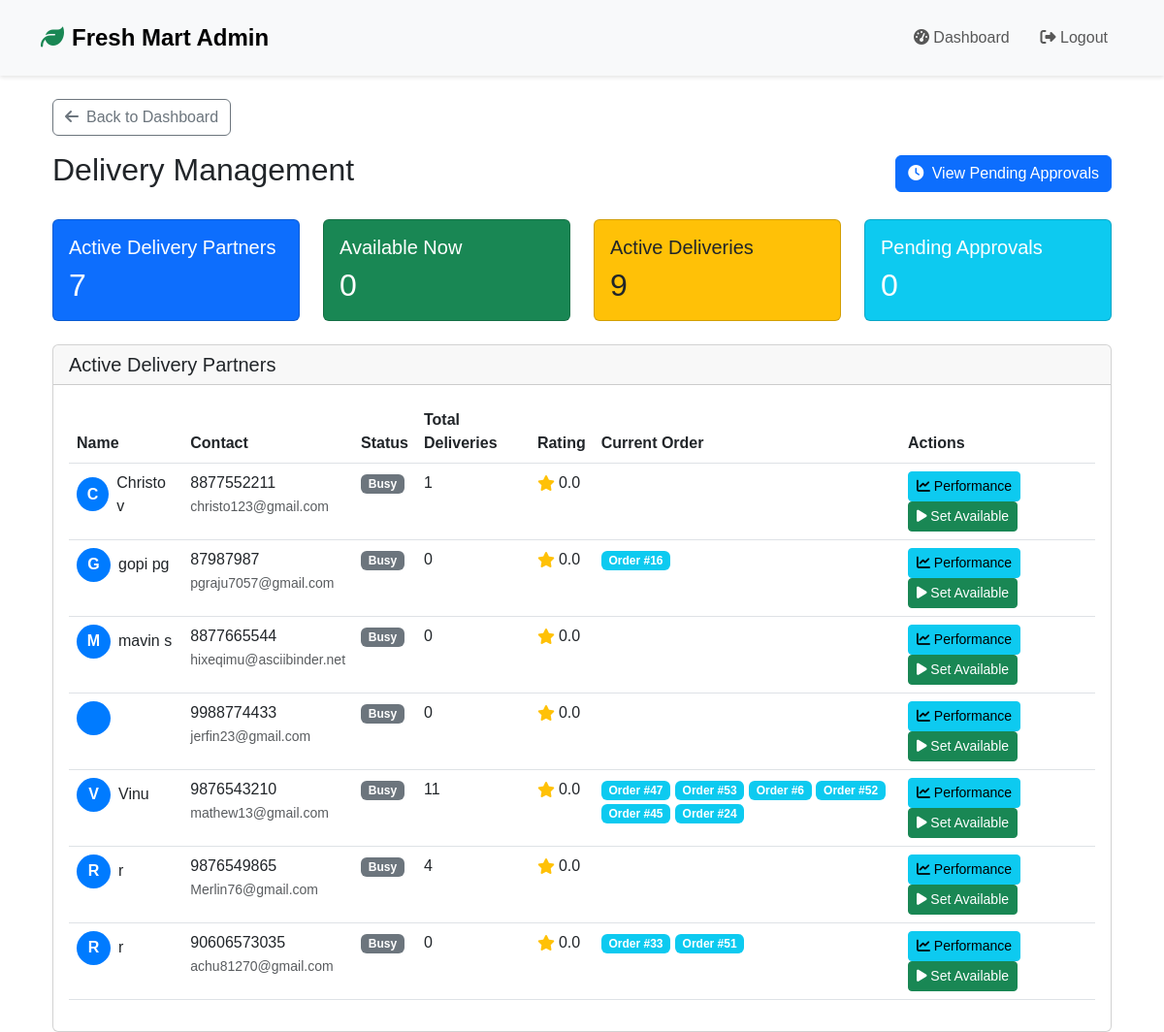
Screenshot of /store-admin/delivery/ (signed in) with the database file from the repository.
### store/models.py (models this page shows, shortened)
class DeliveryBoy(models.Model):
    user = models.OneToOneField(User, on_delete=models.CASCADE)
    name = models.CharField(max_length=100)
    phone = models.CharField(max_length=15)
    address = models.TextField()
    is_available = models.BooleanField(default=True)
    is_approved = models.BooleanField(default=False)
    is_rejected = models.BooleanField(default=False)
    created_at = models.DateTimeField(auto_now_add=True)
    total_deliveries = models.IntegerField(default=0)
    avg_rating = models.DecimalField(max_digits=3, decimal_places=2, default=0.00)
    vehicle_number = models.CharField(max_length=20, blank=True)
    vehicle_type = models.CharField(max_length=50, blank=True)
    id_proof = models.FileField(upload_to='delivery_boy_docs/', blank=True)

class DeliveryAssignment(models.Model):
    STATUS_CHOICES = [
        ('assigned', 'Assigned'),
        ('picked_up', 'Picked Up'),
        ('in_transit', 'In Transit'),
        ('delivered', 'Delivered'),
        ('failed', 'Failed')
    ]
    order = models.OneToOneField(Order, on_delete=models.CASCADE, related_name='delivery_assignment')
    delivery_boy = models.ForeignKey(DeliveryBoy, on_delete=models.SET_NULL, null=True, related_name='assignments')
    status = models.CharField(max_length=20, choices=STATUS_CHOICES, default='assigned')
    assigned_at = models.DateTimeField(auto_now_add=True)
    picked_up_at = models.DateTimeField(null=True, blank=True)
    delivered_at = models.DateTimeField(null=True, blank=True)
    delivery_notes = models.TextField(blank=True)
    rating = models.IntegerField(null=True, blank=True, choices=[
        (1, '1 Star'),
        (2, '2 Stars'),
        (3, '3 Stars'),
        (4, '4 Stars'),
        (5, '5 Stars')
    ])

class Order(models.Model):
    STATUS_CHOICES = [
        ('pending', 'Pending'),
        ('processing', 'Processing'),
        ('shipped', 'Shipped'),
        ('delivered', 'Delivered'),
        ('cancelled', 'Cancelled')
    ]
    PAYMENT_CHOICES = [
        ('cod', 'Cash on Delivery'),
        ('card', 'Credit/Debit Card'),
        ('upi', 'UPI'),
        ('wallet', 'Digital Wallet')
    ]
    user = models.ForeignKey(User, on_delete=models.CASCADE)
    name = models.CharField(max_length=100)
    email = models.EmailField()
    phone = models.CharField(max_length=15)
    address = models.TextField()
    city = models.CharField(max_length=100)
    postal_code = models.CharField(max_length=10)
    payment_method = models.CharField(max_length=20, choices=PAYMENT_CHOICES, default='cod')
    payment_status = models.CharField(max_length=20, default='pending')
    total_amount = models.DecimalField(max_digits=10, decimal_places=2)
    status = models.CharField(max_length=20, choices=STATUS_CHOICES, default='pending')
    tracking_number = models.CharField(max_length=50, blank=True, null=True)
    estimated_delivery = models.DateTimeField(null=True, blank=True)
    stripe_charge_id = models.CharField(max_length=100, blank=True, null=True)
    created_at = models.DateTimeField(auto_now_add=True)
    updated_at = models.DateTimeField(auto_now=True)

### store/admin_delivery_views.py (the view)
# urls.py: path('store-admin/delivery/', admin_delivery_views.admin_delivery_management, name='admin_delivery_management'),
@admin_required
def admin_delivery_management(request):
    view_type = request.GET.get('view', 'active')
    if view_type == 'pending':
        delivery_boys = DeliveryBoy.objects.filter(is_approved=False, is_rejected=False).order_by('-created_at')
    else:
        delivery_boys = DeliveryBoy.objects.filter(is_approved=True).order_by('-created_at')
    pending_delivery_boys = DeliveryBoy.objects.filter(is_approved=False, is_rejected=False)
    active_deliveries = DeliveryAssignment.objects.filter(
        status__in=['assigned', 'picked_up', 'in_transit']
    ).select_related('order', 'delivery_boy')
    context = {
        'delivery_boys': delivery_boys,
        'pending_delivery_boys': pending_delivery_boys,
        'active_deliveries': active_deliveries,
        'view': view_type
    }
    return render(request, 'store/admin/delivery_management.html', context)

### store/context_processors.py (called while the page is built)
def admin_context(request):
    context = {}
    if request.user.is_authenticated and request.user.is_staff:
        context['pending_products_count'] = Product.objects.filter(approval_status='pending').count()
    return context

### store/templates/store/admin/delivery_management.html (shortened to what this page needs)
{% extends 'store/admin/base_admin.html' %}
{% load static %}
{% block content %}
<div class="container-fluid mt-4">
    <div class="mb-3">
        <a href="{% url 'admin_dashboard' %}" class="btn btn-outline-secondary">
            <i class="fas fa-arrow-left me-2"></i>Back to Dashboard
        </a>
    </div>
    <div class="d-flex justify-content-between align-items-center mb-4">
        <h2>{% if view == 'pending' %}Pending Approvals{% else %}Delivery Management{% endif %}</h2>
        <div>
            {% if view == 'pending' %}
                <a href="{% url 'admin_delivery_management' %}" class="btn btn-outline-primary">
                    <i class="fas fa-list me-1"></i> View Active Delivery Boys
                </a>
            {% else %}
                <a href="{% url 'admin_delivery_management' %}?view=pending" class="btn btn-primary">
                    <i class="fas fa-clock me-1"></i> View Pending Approvals
                </a>
            {% endif %}
        </div>
    </div>
    {% if view != 'pending' %}
    <div class="row mb-4">
        <div class="col-md-3">
            <div class="card bg-primary text-white">
                <div class="card-body">
                    <h5 class="card-title">Active Delivery Partners</h5>
                    <h2 class="mb-0">{{ delivery_boys.count }}</h2>
                </div>
            </div>
        </div>
        <div class="col-md-3">
            <div class="card bg-success text-white">
                <div class="card-body">
                    <h5 class="card-title">Available Now</h5>
                    <h2 class="mb-0">
                    {% with available_count=0 %}
                    {{ available_count }}
                    {% endwith %}
                    </h2>
                </div>
            </div>
        </div>
        <div class="col-md-3">
            <div class="card bg-warning text-dark">
                <div class="card-body">
                    <h5 class="card-title">Active Deliveries</h5>
                    <h2 class="mb-0">{{ active_deliveries.count }}</h2>
                </div>
            </div>
        </div>
        <div class="col-md-3">
            <div class="card bg-info text-white">
                <div class="card-body">
                    <h5 class="card-title">Pending Approvals</h5>
                    <h2 class="mb-0">{{ pending_delivery_boys.count }}</h2>
                </div>
            </div>
        </div>
    </div>
    {% endif %}
    <div class="card">
        <div class="card-header">
            <h5 class="card-title mb-0">{% if view == 'pending' %}Pending Approvals{% else %}Active Delivery Partners{% endif %}</h5>
        </div>
        <div class="card-body">
            {% if delivery_boys %}
            <div class="table-responsive">
                <table class="table table-hover">
                    <thead>
                        <tr>
                            <th>Name</th>
                            <th>Contact</th>
                            {% if view != 'pending' %}
                            <th>Status</th>
                            <th>Total Deliveries</th>
                            <th>Rating</th>
                            <th>Current Order</th>
                            {% else %}
                            <th>Registration Date</th>
                            {% endif %}
                            <th>Actions</th>
                        </tr>
                    </thead>
                    <tbody>
                        {% for delivery_boy in delivery_boys %}
                        <tr>
                            <td>
                                <div class="d-flex align-items-center">
                                    <div class="avatar-circle me-2">
                                        {{ delivery_boy.name|make_list|first|upper }}
                                    </div>
                                    {{ delivery_boy.name }}
                                </div>
                            </td>
                            <td>
                                <div>{{ delivery_boy.phone }}</div>
                                <small class="text-muted">{{ delivery_boy.user.email }}</small>
                            </td>
                            {% if view != 'pending' %}
                            <td>
                                <span class="badge {% if delivery_boy.is_available %}bg-success{% else %}bg-secondary{% endif %}">
                                    {% if delivery_boy.is_available %}Available{% else %}Busy{% endif %}
                                </span>
                            </td>
                            <td>{{ delivery_boy.total_deliveries|default:0 }}</td>
                            <td>
                                <div class="d-flex align-items-center">
                                    <i class="fas fa-star text-warning me-1"></i>
                                    {{ delivery_boy.avg_rating|default:"0.0" }}
                                </div>
                            </td>
                            <td>
                                {% for assignment in active_deliveries %}
                                    {% if assignment.delivery_boy == delivery_boy %}
                                        <span class="badge bg-info">Order #{{ assignment.order.id }}</span>
                                    {% endif %}
                                {% endfor %}
                            </td>
                            {% else %}
                            <td>{{ delivery_boy.created_at|date:"M d, Y" }}</td>
                            {% endif %}
                            <td>
                                {% if view == 'pending' %}
                                <button class="btn btn-sm btn-success me-1" onclick="approveDeliveryBoy('{{ delivery_boy.id }}')">
                                    <i class="fas fa-check"></i> Approve
                                </button>
                                <button class="btn btn-sm btn-danger" onclick="rejectDeliveryBoy('{{ delivery_boy.id }}')">
                                    <i class="fas fa-times"></i> Reject
                                </button>
                                {% else %}
                                <a href="{% url 'delivery_boy_performance' delivery_boy.id %}" class="btn btn-sm btn-info me-1">
                                    <i class="fas fa-chart-line"></i> Performance
                                </a>
                                <button class="btn btn-sm {% if delivery_boy.is_available %}btn-secondary{% else %}btn-success{% endif %}"
                                        onclick="toggleAvailability('{{ delivery_boy.id }}', {% if delivery_boy.is_available %}false{% else %}true{% endif %})">
                                    <i class="fas {% if delivery_boy.is_available %}fa-pause{% else %}fa-play{% endif %}"></i>
                                    {% if delivery_boy.is_available %}Set Busy{% else %}Set Available{% endif %}
                                </button>
                                {% endif %}
                            </td>
                        </tr>
                        {% endfor %}
                    </tbody>
                </table>
            </div>
            {% else %}
            <div class="text-center py-4">
                <i class="fas {% if view == 'pending' %}fa-clock{% else %}fa-users{% endif %} fa-3x text-muted mb-3"></i>
                <h5>No {% if view == 'pending' %}pending approvals{% else %}active delivery partners{% endif %} found</h5>
            </div>
            {% endif %}
        </div>
    </div>
</div>
{% endblock %}

### static/css/style.css (style rules this page uses)
:root { --primary-color: #00b761; --secondary-color: #009951; --dark-color: #1a1a1a; --light-color: #f8f9fa; --transition: all 0.3s ease; }
body { font-family: 'Poppins', sans-serif; overflow-x: hidden; }

### store/templates/store/admin/delivery_management.html (style rules this page uses)
.avatar-circle { width: 35px; height: 35px; background-color: #007bff; color: white; border-radius: 50%; display: flex; align-items: center; justify-content: center; font-weight: bold; }

### rows the page displays
DeliveryBoy: name|make_list "C", name "Christo v", phone "8877552211", user.email "christo123@gmail.com", is_available "Busy", total_deliveries "1", avg_rating "0.0"
DeliveryBoy: name|make_list "G", name "gopi pg", phone "87987987", user.email "pgraju7057@gmail.com", is_available "Busy", total_deliveries "0", avg_rating "0.0"
DeliveryAssignment: order.id "16"
DeliveryBoy: name|make_list "M", name "mavin s", phone "8877665544", user.email "hixeqimu@asciibinder.net", is_available "Busy", total_deliveries "0", avg_rating "0.0"
DeliveryBoy: phone "9988774433", user.email "jerfin23@gmail.com", is_available "Busy", total_deliveries "0", avg_rating "0.0"
DeliveryBoy: name|make_list "V", name "Vinu", phone "9876543210", user.email "mathew13@gmail.com", is_available "Busy", total_deliveries "11", avg_rating "0.0"
DeliveryAssignment: order.id "47"
DeliveryAssignment: order.id "53"
DeliveryAssignment: order.id "6"
DeliveryAssignment: order.id "52"
DeliveryAssignment: order.id "45"
DeliveryAssignment: order.id "24"
DeliveryBoy: name|make_list "R", name "r", phone "9876549865", user.email "Merlin76@gmail.com", is_available "Busy", total_deliveries "4", avg_rating "0.0"
DeliveryBoy: name|make_list "R", name "r", phone "90606573035", user.email "achu81270@gmail.com", is_available "Busy", total_deliveries "0", avg_rating "0.0"
DeliveryAssignment: order.id "33"
DeliveryAssignment: order.id "51"

### other values shown
{{ delivery_boys.count }} "7"
{{ available_count }} "0"
{{ active_deliveries.count }} "9"
{{ pending_delivery_boys.count }} "0"
